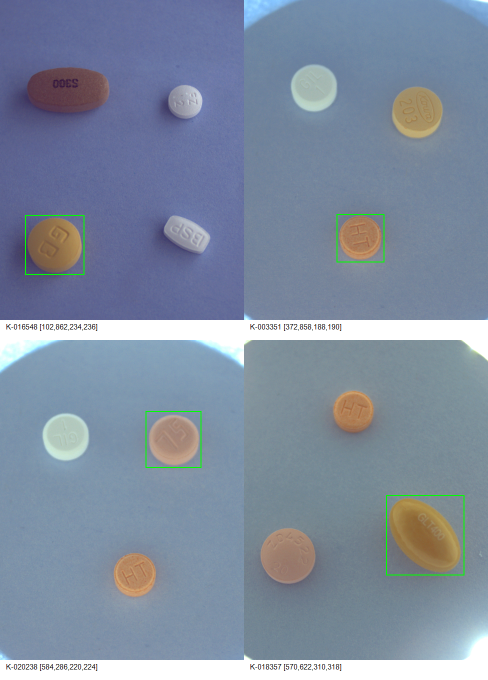
#> input picture reports/bbox_repair/corrected.png, 976 x 1360 px (shown at 1/2 size)
$ python -i data_processing.py   (imports and definitions only)
#> lines starting #> are read from the running program, lines starting #| are printed output that depends on the picture; after the words box and inside, x2 and y2 are one past the last pixel; in counts of white or black regions, pixels touching at a corner belong together
import hashlib
import itertools
import json
import math
import re
from collections.abc import Sequence
from pathlib import Path

import cv2
import numpy as np
import pandas as pd
from PIL import Image

IMG_EXTS = {".png", ".jpg", ".jpeg"}
BBOX_COLS = ["x", "y", "w", "h"]

# 이미지 단위로 같은 값을 갖는 촬영 정보. 나머지 필드(drug_N, dl_name 등)는 알약마다 다르다.
IMAGE_COLS = [
    "file_name",
    "width",
    "height",
    "back_color",
    "light_color",
    "camera_la",
    "camera_lo",
    "size",
]

# 오류 표의 열. excluded는 그 입력이 ann_df에서 빠졌는지 나타낸다.
ERROR_COLS = ["source_json", "annotation_id", "stage", "message", "excluded"]


# [142 lines left out: functions list_images, _as_objects, _parse_bbox, _annotation_row, _error, load_annotations and 3 more, not called in this run]


def _image_error(exc: Exception, path: Path) -> str:
    """오류 메시지의 절대 경로를 파일 이름으로 바꿔 출력과 캐시에 개인 경로가 남지 않게 한다."""
    return repr(exc).replace(str(path), path.name)


# [295 lines left out: functions read_image_headers, inspect_image_integrity, fingerprint_files, load_cache, save_cache, _missing_kind and 11 more, not called in this run]


# 배경과 갈색·노란 캡슐을 나누는 HSV 범위(JJAM 셀 26, 48). 특정 사진에 맞춘 값이다.
HSV_PILL_RANGE = ((0, 45, 35), (45, 255, 255))


def _color_mask(rgb: np.ndarray) -> np.ndarray:
    """HSV_PILL_RANGE 안의 픽셀을 255로 표시하고 작은 구멍과 점을 정리한다."""
    lower, upper = HSV_PILL_RANGE
    mask = cv2.inRange(cv2.cvtColor(rgb, cv2.COLOR_RGB2HSV), np.array(lower), np.array(upper))
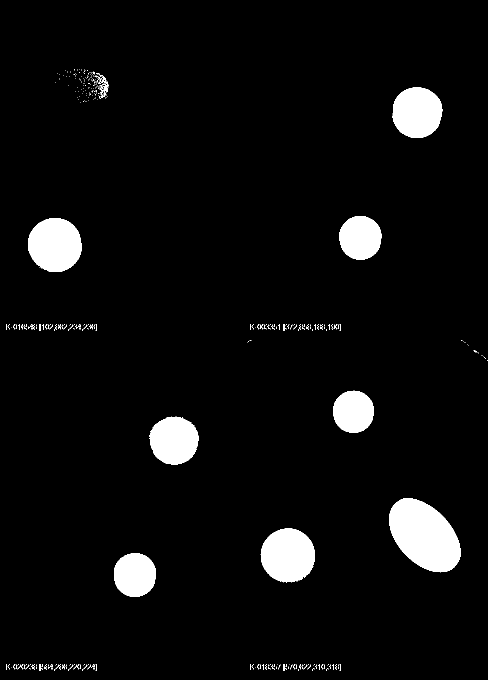
#> mask: shape (1360, 976) (shown at 1/2 size); 5.1% white; 378 white regions (346 under 20 px), largest, box (x1, y1, x2, y2) and area: (778, 996, 921, 1145) 14731, (521, 1057, 630, 1165) 9173, (56, 436, 163, 544) 9096
    kernel = np.ones((5, 5), dtype=np.uint8)
    mask = cv2.morphologyEx(mask, cv2.MORPH_CLOSE, kernel)
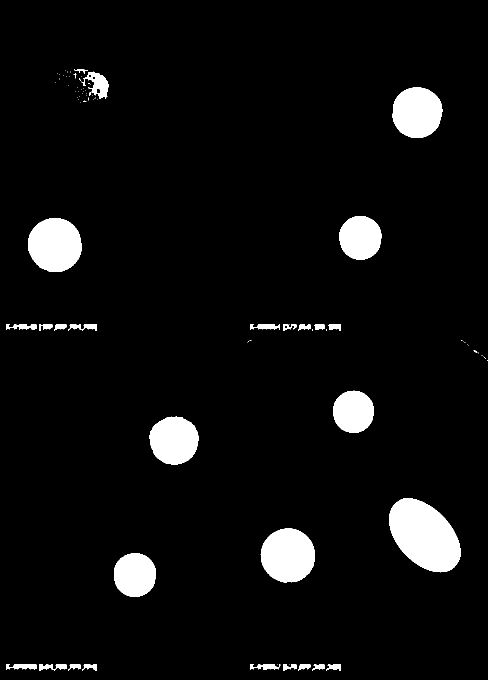
#> mask: shape (1360, 976) (shown at 1/2 size); 5.4% white; 85 white regions (57 under 20 px), largest, box (x1, y1, x2, y2) and area: (778, 996, 921, 1145) 14731, (521, 1057, 630, 1165) 9209, (56, 436, 163, 544) 9111
    return cv2.morphologyEx(mask, cv2.MORPH_OPEN, kernel)
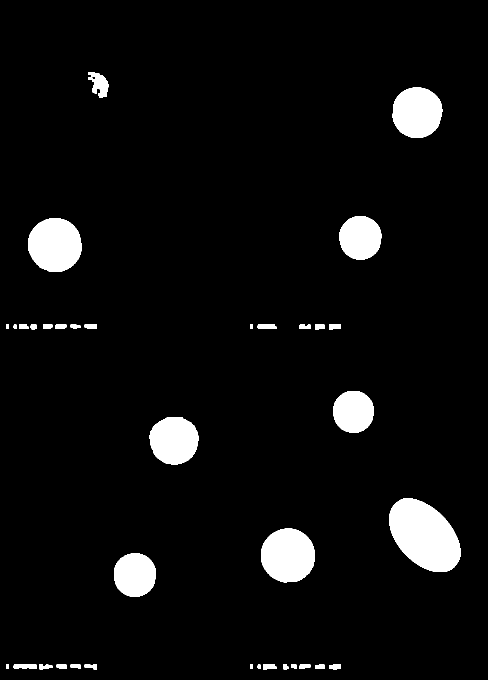
#> returned value: shape (1360, 976) (shown at 1/2 size); 5.3% white; 36 white regions, largest, box (x1, y1, x2, y2) and area: (778, 996, 921, 1144) 14730, (522, 1057, 630, 1165) 9206, (56, 436, 163, 544) 9111


# [54 lines left out: functions _pad_box, propose_bbox_by_shape, propose_bbox_at_center, not called in this run]


# GrabCut 여백 추정 방식의 이름(JJAM 셀 54). 계산 방식이나 기본 인자를 바꾸면 이름도 바꾼다.
PADDING_VERSION = "shadow_chroma_reference_v3"


# [195 lines left out: functions _mark_shadow_background, _segment_pill_grabcut, _measure_padding, measure_bbox_padding, not called in this run]


# 알약 장단축 측정 방식의 이름(JJAM 과거 셀 78). 계산 방식이나 기본 인자를 바꾸면 이름도 바꾼다.
AXIS_VERSION = "grabcut_min_area_rect_v1"


# [162 lines left out: functions _largest_grabcut_component, _measure_pill_axis, measure_pill_axes, _phash, image_hashes, not called in this run]


def hash_similarity(a: np.ndarray, b: np.ndarray) -> np.ndarray:
    """(n, 64), (m, 64) bool 해시의 모든 쌍에서 같은 비트의 비율 (n, m). 1이면 같은 해시다."""
    return 1 - (a[:, None, :] != b[None, :, :]).mean(axis=-1)


def rotate_bboxes_180(boxes: pd.DataFrame, width: float, height: float) -> pd.DataFrame:
    """사진을 180° 돌렸을 때의 bbox로 x, y를 바꾼다. w, h는 그대로다."""
    return boxes.assign(x=width - boxes["x"] - boxes["w"], y=height - boxes["y"] - boxes["h"])


# [61 lines left out: functions setup_pair_distances, group_setups, not called in this run]

>>> import cv2
>>> picture = cv2.cvtColor(cv2.imread('../reports/bbox_repair/corrected.png'), cv2.COLOR_BGR2RGB)
>>> result = _color_mask(picture)
